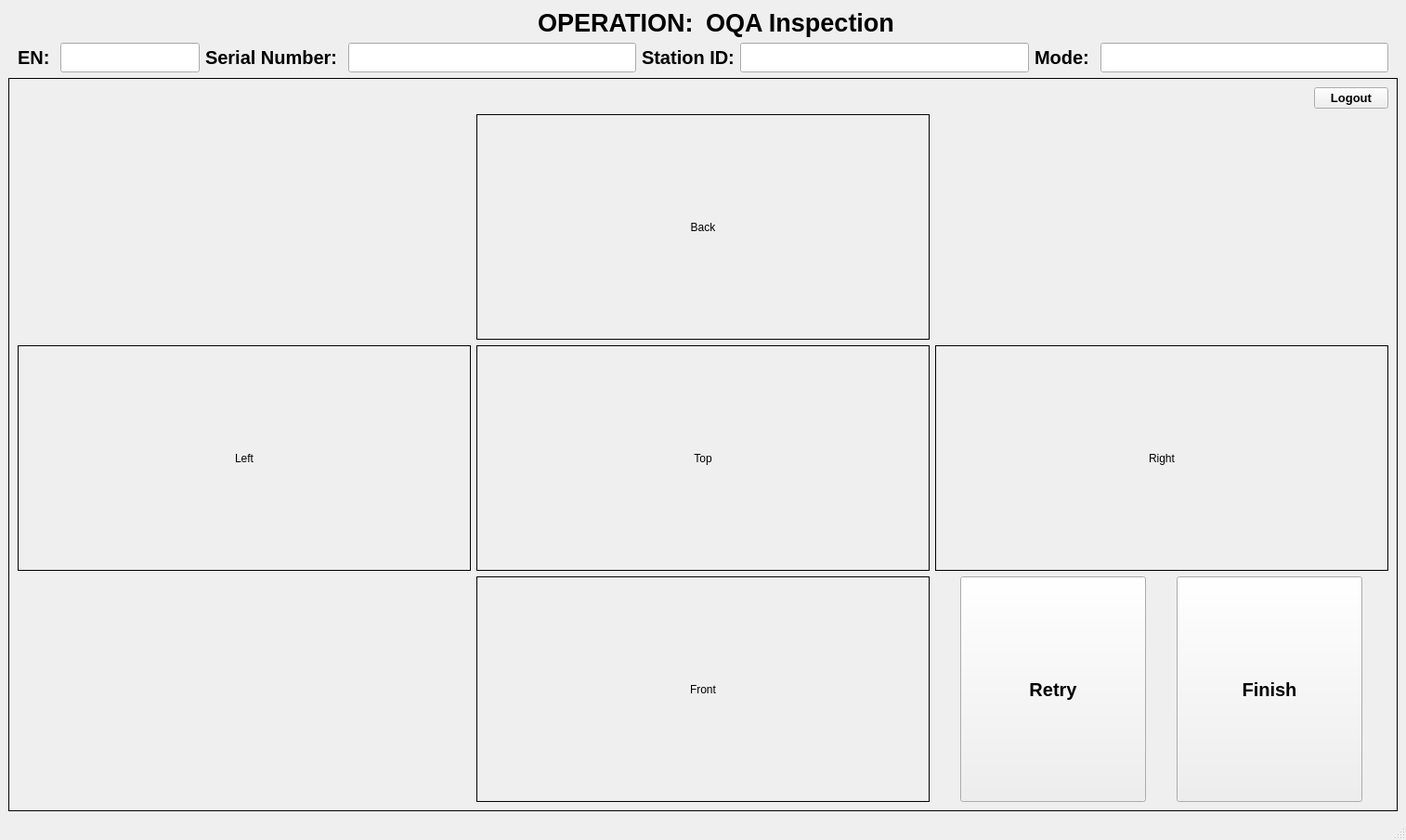
<?xml version="1.0" encoding="UTF-8"?>
<ui version="4.0">
 <class>MainWindow</class>
 <widget class="QMainWindow" name="MainWindow">
  <property name="geometry">
   <rect>
    <x>0</x>
    <y>0</y>
    <width>1514</width>
    <height>905</height>
   </rect>
  </property>
  <property name="sizePolicy">
   <sizepolicy hsizetype="MinimumExpanding" vsizetype="MinimumExpanding">
    <horstretch>0</horstretch>
    <verstretch>0</verstretch>
   </sizepolicy>
  </property>
  <property name="minimumSize">
   <size>
    <width>1120</width>
    <height>720</height>
   </size>
  </property>
  <property name="windowTitle">
   <string>Vision Inspection Cells</string>
  </property>
  <property name="layoutDirection">
   <enum>Qt::LeftToRight</enum>
  </property>
  <widget class="QWidget" name="centralwidget">
   <layout class="QVBoxLayout" name="verticalLayout">
    <item>
     <layout class="QHBoxLayout" name="horizontalLayout_3">
      <item>
       <widget class="QLabel" name="label_2">
        <property name="font">
         <font>
          <pointsize>20</pointsize>
          <weight>75</weight>
          <bold>true</bold>
         </font>
        </property>
        <property name="text">
         <string>OPERATION: </string>
        </property>
        <property name="alignment">
         <set>Qt::AlignRight|Qt::AlignTrailing|Qt::AlignVCenter</set>
        </property>
       </widget>
      </item>
      <item>
       <widget class="QLabel" name="Operatio_ID">
        <property name="font">
         <font>
          <pointsize>20</pointsize>
          <weight>75</weight>
          <bold>true</bold>
         </font>
        </property>
        <property name="text">
         <string>OQA Inspection</string>
        </property>
        <property name="scaledContents">
         <bool>true</bool>
        </property>
        <property name="alignment">
         <set>Qt::AlignLeading|Qt::AlignLeft|Qt::AlignVCenter</set>
        </property>
       </widget>
      </item>
     </layout>
    </item>
    <item>
     <layout class="QGridLayout" name="gridLayout_3">
      <property name="leftMargin">
       <number>10</number>
      </property>
      <property name="rightMargin">
       <number>10</number>
      </property>
      <item row="0" column="5">
       <widget class="QLineEdit" name="StationDisplay">
        <property name="sizePolicy">
         <sizepolicy hsizetype="Expanding" vsizetype="Fixed">
          <horstretch>0</horstretch>
          <verstretch>0</verstretch>
         </sizepolicy>
        </property>
        <property name="minimumSize">
         <size>
          <width>100</width>
          <height>0</height>
         </size>
        </property>
        <property name="font">
         <font>
          <pointsize>15</pointsize>
          <weight>75</weight>
          <bold>true</bold>
         </font>
        </property>
        <property name="text">
         <string/>
        </property>
        <property name="alignment">
         <set>Qt::AlignCenter</set>
        </property>
        <property name="readOnly">
         <bool>true</bool>
        </property>
       </widget>
      </item>
      <item row="0" column="2">
       <widget class="QLabel" name="label_serial">
        <property name="sizePolicy">
         <sizepolicy hsizetype="Fixed" vsizetype="Fixed">
          <horstretch>0</horstretch>
          <verstretch>0</verstretch>
         </sizepolicy>
        </property>
        <property name="font">
         <font>
          <pointsize>15</pointsize>
          <weight>75</weight>
          <bold>true</bold>
         </font>
        </property>
        <property name="text">
         <string>Serial Number: </string>
        </property>
       </widget>
      </item>
      <item row="0" column="7">
       <widget class="QLineEdit" name="ModeDisplay">
        <property name="sizePolicy">
         <sizepolicy hsizetype="Expanding" vsizetype="Fixed">
          <horstretch>0</horstretch>
          <verstretch>0</verstretch>
         </sizepolicy>
        </property>
        <property name="minimumSize">
         <size>
          <width>100</width>
          <height>0</height>
         </size>
        </property>
        <property name="font">
         <font>
          <pointsize>15</pointsize>
          <weight>75</weight>
          <bold>true</bold>
         </font>
        </property>
        <property name="text">
         <string/>
        </property>
        <property name="alignment">
         <set>Qt::AlignCenter</set>
        </property>
        <property name="readOnly">
         <bool>true</bool>
        </property>
       </widget>
      </item>
      <item row="0" column="6">
       <widget class="QLabel" name="label_Mode">
        <property name="sizePolicy">
         <sizepolicy hsizetype="Fixed" vsizetype="Fixed">
          <horstretch>0</horstretch>
          <verstretch>0</verstretch>
         </sizepolicy>
        </property>
        <property name="font">
         <font>
          <pointsize>15</pointsize>
          <weight>75</weight>
          <bold>true</bold>
         </font>
        </property>
        <property name="text">
         <string>Mode: </string>
        </property>
       </widget>
      </item>
      <item row="0" column="3">
       <widget class="QLineEdit" name="serialDisplay">
        <property name="sizePolicy">
         <sizepolicy hsizetype="Expanding" vsizetype="Fixed">
          <horstretch>0</horstretch>
          <verstretch>0</verstretch>
         </sizepolicy>
        </property>
        <property name="minimumSize">
         <size>
          <width>250</width>
          <height>0</height>
         </size>
        </property>
        <property name="maximumSize">
         <size>
          <width>16777215</width>
          <height>16777215</height>
         </size>
        </property>
        <property name="font">
         <font>
          <pointsize>15</pointsize>
          <weight>75</weight>
          <bold>true</bold>
         </font>
        </property>
        <property name="text">
         <string/>
        </property>
        <property name="alignment">
         <set>Qt::AlignCenter</set>
        </property>
        <property name="readOnly">
         <bool>true</bool>
        </property>
       </widget>
      </item>
      <item row="0" column="0">
       <widget class="QLabel" name="label_en">
        <property name="sizePolicy">
         <sizepolicy hsizetype="Fixed" vsizetype="Fixed">
          <horstretch>0</horstretch>
          <verstretch>0</verstretch>
         </sizepolicy>
        </property>
        <property name="font">
         <font>
          <pointsize>15</pointsize>
          <weight>75</weight>
          <bold>true</bold>
         </font>
        </property>
        <property name="text">
         <string>EN: </string>
        </property>
       </widget>
      </item>
      <item row="0" column="1">
       <widget class="QLineEdit" name="enDisplay">
        <property name="sizePolicy">
         <sizepolicy hsizetype="Fixed" vsizetype="Fixed">
          <horstretch>0</horstretch>
          <verstretch>0</verstretch>
         </sizepolicy>
        </property>
        <property name="minimumSize">
         <size>
          <width>100</width>
          <height>0</height>
         </size>
        </property>
        <property name="maximumSize">
         <size>
          <width>150</width>
          <height>16777215</height>
         </size>
        </property>
        <property name="font">
         <font>
          <pointsize>15</pointsize>
          <weight>75</weight>
          <bold>true</bold>
         </font>
        </property>
        <property name="text">
         <string/>
        </property>
        <property name="alignment">
         <set>Qt::AlignCenter</set>
        </property>
        <property name="readOnly">
         <bool>true</bool>
        </property>
       </widget>
      </item>
      <item row="0" column="4">
       <widget class="QLabel" name="label_Station">
        <property name="sizePolicy">
         <sizepolicy hsizetype="Fixed" vsizetype="Fixed">
          <horstretch>0</horstretch>
          <verstretch>0</verstretch>
         </sizepolicy>
        </property>
        <property name="font">
         <font>
          <pointsize>15</pointsize>
          <weight>75</weight>
          <bold>true</bold>
         </font>
        </property>
        <property name="text">
         <string>Station ID:</string>
        </property>
       </widget>
      </item>
     </layout>
    </item>
    <item>
     <widget class="QStackedWidget" name="stackedWidget">
      <property name="enabled">
       <bool>true</bool>
      </property>
      <property name="layoutDirection">
       <enum>Qt::LeftToRight</enum>
      </property>
      <property name="frameShape">
       <enum>QFrame::Panel</enum>
      </property>
      <property name="frameShadow">
       <enum>QFrame::Plain</enum>
      </property>
      <property name="currentIndex">
       <number>1</number>
      </property>
      <widget class="QWidget" name="WaitingPage">
       <layout class="QVBoxLayout" name="verticalLayout_2">
        <item>
         <widget class="QLabel" name="Mainlabel">
          <property name="sizePolicy">
           <sizepolicy hsizetype="Expanding" vsizetype="Expanding">
            <horstretch>0</horstretch>
            <verstretch>0</verstretch>
           </sizepolicy>
          </property>
          <property name="font">
           <font>
            <pointsize>20</pointsize>
            <weight>75</weight>
            <bold>true</bold>
           </font>
          </property>
          <property name="text">
           <string>Waiting . . .</string>
          </property>
          <property name="alignment">
           <set>Qt::AlignCenter</set>
          </property>
         </widget>
        </item>
       </layout>
      </widget>
      <widget class="QWidget" name="page">
       <layout class="QVBoxLayout" name="verticalLayout_4">
        <item>
         <widget class="QPushButton" name="LogoutButton">
          <property name="sizePolicy">
           <sizepolicy hsizetype="Fixed" vsizetype="Fixed">
            <horstretch>0</horstretch>
            <verstretch>0</verstretch>
           </sizepolicy>
          </property>
          <property name="font">
           <font>
            <pointsize>10</pointsize>
            <weight>75</weight>
            <bold>true</bold>
           </font>
          </property>
          <property name="layoutDirection">
           <enum>Qt::RightToLeft</enum>
          </property>
          <property name="text">
           <string>Logout</string>
          </property>
         </widget>
        </item>
        <item>
         <layout class="QGridLayout" name="gridLayout">
          <item row="0" column="1">
           <widget class="QLabel" name="Img_2">
            <property name="sizePolicy">
             <sizepolicy hsizetype="Expanding" vsizetype="Expanding">
              <horstretch>0</horstretch>
              <verstretch>0</verstretch>
             </sizepolicy>
            </property>
            <property name="minimumSize">
             <size>
              <width>320</width>
              <height>240</height>
             </size>
            </property>
            <property name="frameShape">
             <enum>QFrame::Box</enum>
            </property>
            <property name="text">
             <string>Back</string>
            </property>
            <property name="alignment">
             <set>Qt::AlignCenter</set>
            </property>
           </widget>
          </item>
          <item row="1" column="2">
           <widget class="QLabel" name="Img_4">
            <property name="sizePolicy">
             <sizepolicy hsizetype="Expanding" vsizetype="Expanding">
              <horstretch>0</horstretch>
              <verstretch>0</verstretch>
             </sizepolicy>
            </property>
            <property name="minimumSize">
             <size>
              <width>320</width>
              <height>240</height>
             </size>
            </property>
            <property name="frameShape">
             <enum>QFrame::Box</enum>
            </property>
            <property name="text">
             <string>Right</string>
            </property>
            <property name="alignment">
             <set>Qt::AlignCenter</set>
            </property>
           </widget>
          </item>
          <item row="2" column="1">
           <widget class="QLabel" name="Img_1">
            <property name="sizePolicy">
             <sizepolicy hsizetype="Expanding" vsizetype="Expanding">
              <horstretch>0</horstretch>
              <verstretch>0</verstretch>
             </sizepolicy>
            </property>
            <property name="minimumSize">
             <size>
              <width>320</width>
              <height>240</height>
             </size>
            </property>
            <property name="frameShape">
             <enum>QFrame::Box</enum>
            </property>
            <property name="text">
             <string>Front</string>
            </property>
            <property name="alignment">
             <set>Qt::AlignCenter</set>
            </property>
           </widget>
          </item>
          <item row="1" column="0">
           <widget class="QLabel" name="Img_3">
            <property name="sizePolicy">
             <sizepolicy hsizetype="Expanding" vsizetype="Expanding">
              <horstretch>0</horstretch>
              <verstretch>0</verstretch>
             </sizepolicy>
            </property>
            <property name="minimumSize">
             <size>
              <width>320</width>
              <height>240</height>
             </size>
            </property>
            <property name="frameShape">
             <enum>QFrame::Box</enum>
            </property>
            <property name="text">
             <string>Left</string>
            </property>
            <property name="alignment">
             <set>Qt::AlignCenter</set>
            </property>
           </widget>
          </item>
          <item row="1" column="1">
           <widget class="QLabel" name="Img_5">
            <property name="sizePolicy">
             <sizepolicy hsizetype="Expanding" vsizetype="Expanding">
              <horstretch>0</horstretch>
              <verstretch>0</verstretch>
             </sizepolicy>
            </property>
            <property name="minimumSize">
             <size>
              <width>320</width>
              <height>240</height>
             </size>
            </property>
            <property name="frameShape">
             <enum>QFrame::Box</enum>
            </property>
            <property name="text">
             <string>Top</string>
            </property>
            <property name="alignment">
             <set>Qt::AlignCenter</set>
            </property>
           </widget>
          </item>
          <item row="2" column="2">
           <layout class="QHBoxLayout" name="horizontalLayout_2">
            <item>
             <widget class="QPushButton" name="recapButton">
              <property name="sizePolicy">
               <sizepolicy hsizetype="Expanding" vsizetype="Expanding">
                <horstretch>0</horstretch>
                <verstretch>0</verstretch>
               </sizepolicy>
              </property>
              <property name="minimumSize">
               <size>
                <width>200</width>
                <height>0</height>
               </size>
              </property>
              <property name="maximumSize">
               <size>
                <width>200</width>
                <height>16777215</height>
               </size>
              </property>
              <property name="font">
               <font>
                <pointsize>15</pointsize>
                <weight>75</weight>
                <bold>true</bold>
               </font>
              </property>
              <property name="layoutDirection">
               <enum>Qt::LeftToRight</enum>
              </property>
              <property name="text">
               <string>Retry</string>
              </property>
              <property name="checkable">
               <bool>false</bool>
              </property>
              <property name="autoDefault">
               <bool>false</bool>
              </property>
             </widget>
            </item>
            <item>
             <widget class="QPushButton" name="finishButton">
              <property name="sizePolicy">
               <sizepolicy hsizetype="Expanding" vsizetype="Expanding">
                <horstretch>0</horstretch>
                <verstretch>0</verstretch>
               </sizepolicy>
              </property>
              <property name="minimumSize">
               <size>
                <width>200</width>
                <height>0</height>
               </size>
              </property>
              <property name="maximumSize">
               <size>
                <width>200</width>
                <height>16777215</height>
               </size>
              </property>
              <property name="font">
               <font>
                <pointsize>15</pointsize>
                <weight>75</weight>
                <bold>true</bold>
                <stylestrategy>PreferAntialias</stylestrategy>
               </font>
              </property>
              <property name="layoutDirection">
               <enum>Qt::LeftToRight</enum>
              </property>
              <property name="text">
               <string>Finish</string>
              </property>
              <property name="checkable">
               <bool>false</bool>
              </property>
              <property name="autoDefault">
               <bool>false</bool>
              </property>
             </widget>
            </item>
           </layout>
          </item>
         </layout>
        </item>
       </layout>
      </widget>
     </widget>
    </item>
   </layout>
  </widget>
  <widget class="QStatusBar" name="statusbar"/>
 </widget>
 <resources/>
 <connections/>
</ui>
